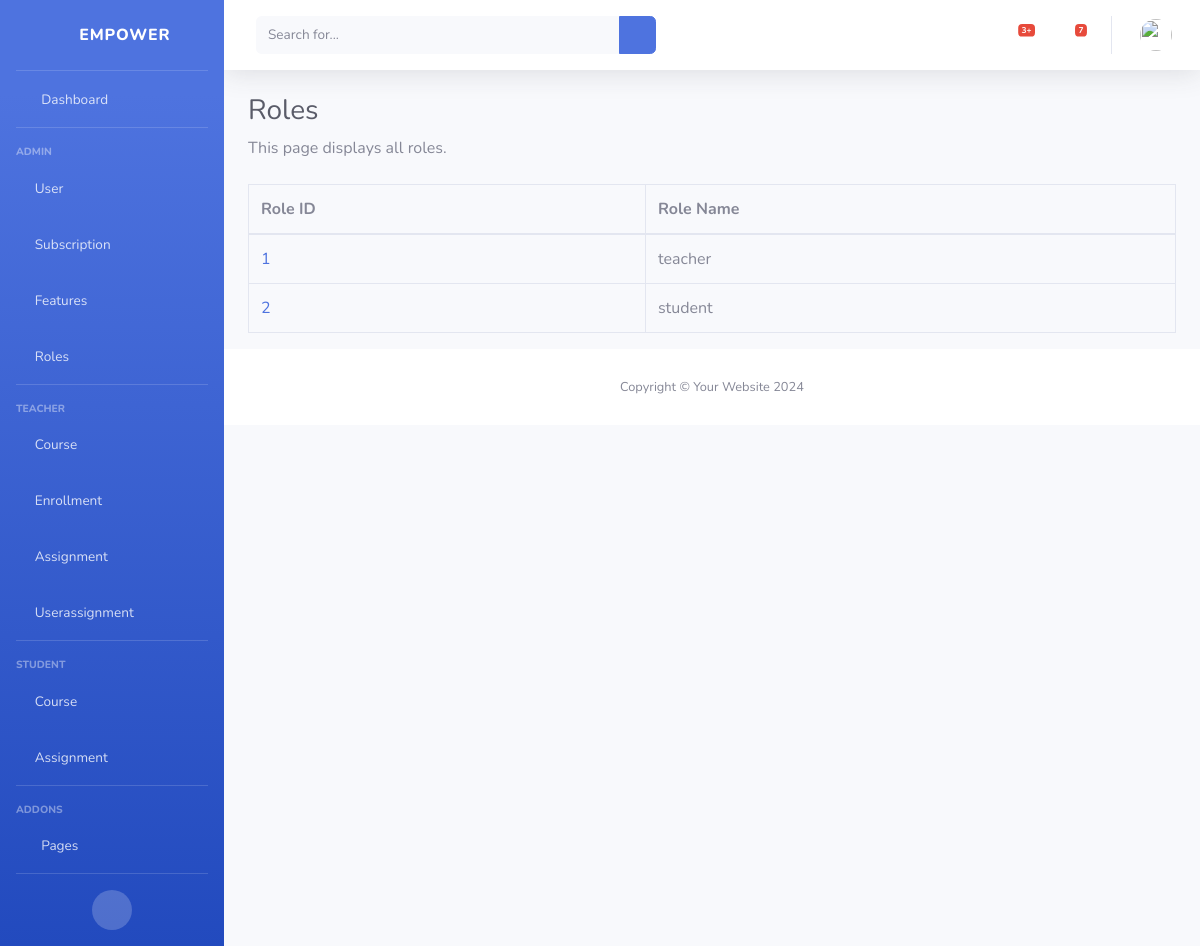
Screenshot of /roles/ with the database file from the repository.
### classRoom/models.py (models this page shows)
class Role(models.Model):
    id = models.AutoField(primary_key=True)
    role_name = models.CharField(max_length=255)

### classRoom/views.py (the view)
# urls.py: path('roles/', view_roles, name='view_roles'),
def view_roles(request):
    roles = Role.objects.all()
    return render(request, 'roles/view_roles.html', {'roles': roles})

### classRoom/templates/roles/view_roles.html
{% extends 'base.html' %}
{% block content %}
    <h1 class="h3 mb-2 text-gray-800">Roles</h1>
    <p class="mb-4">This page displays all roles.</p>
    <table class="table table-bordered" id="dataTable" width="100%" cellspacing="0">
        <thead>
            <tr>
                <th>Role ID</th>
                <th>Role Name</th>
            </tr>
        </thead>
        <tbody>
            {% for role in roles %}
                <tr>
                    <td><a href="{% url 'view_role' role.id %}">{{ role.id }}</a></td>
                    <td>{{ role.role_name }}</td>
                </tr>
            {% endfor %}
        </tbody>
    </table>
{% endblock %}

### rows the page displays
Role: id "1", role_name "teacher"
Role: id "2", role_name "student"
